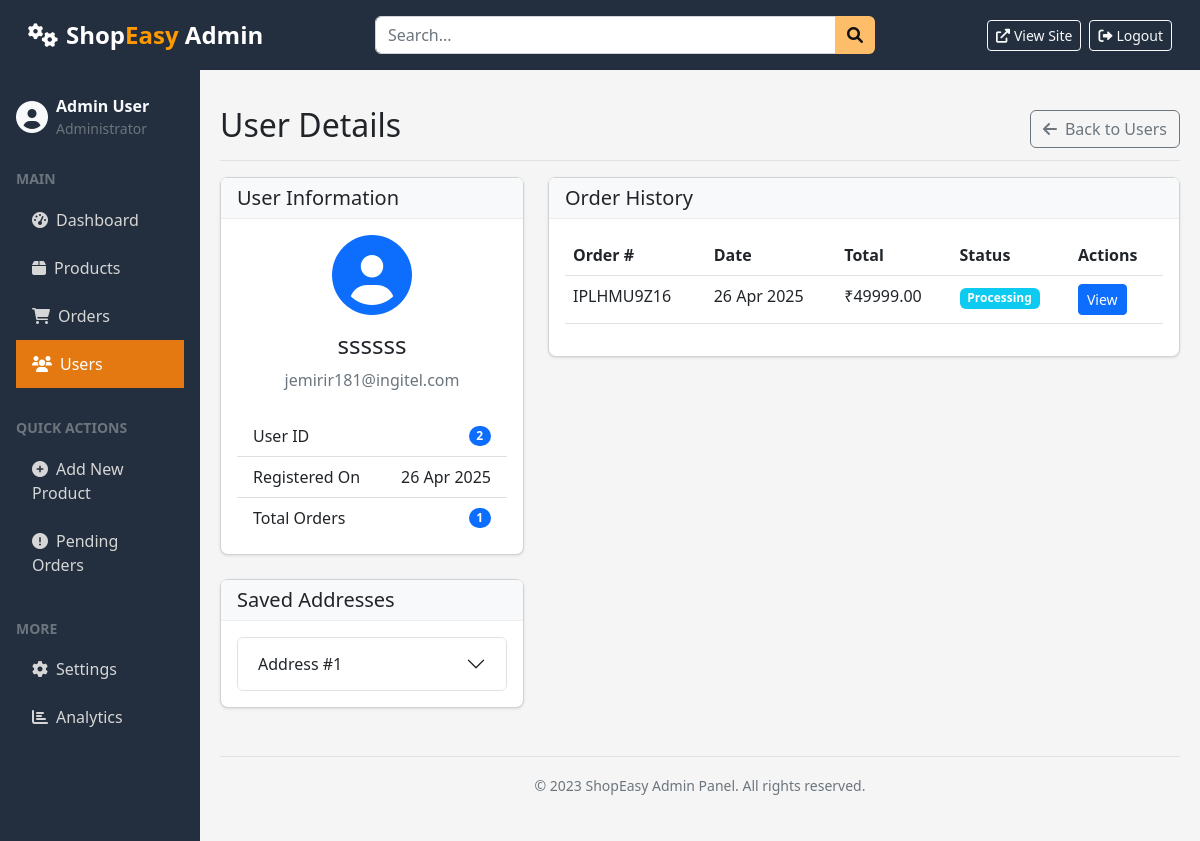
The app's page /admin/user/2 (signed in) with its own data.
### models.py (models this page shows, shortened)
class User(UserMixin, db.Model):
    id = db.Column(db.Integer, primary_key=True)
    name = db.Column(db.String(100), nullable=False)
    email = db.Column(db.String(120), unique=True, nullable=False)
    password = db.Column(db.String(256), nullable=False)
    is_admin = db.Column(db.Boolean, default=False)
    created_at = db.Column(db.DateTime, default=datetime.utcnow)
    addresses = db.relationship('Address', backref='user', lazy=True)
    orders = db.relationship('Order', backref='user', lazy=True)
    cart_items = db.relationship('CartItem', backref='user', lazy=True)

class Address(db.Model):
    id = db.Column(db.Integer, primary_key=True)
    address_line1 = db.Column(db.String(255), nullable=False)
    address_line2 = db.Column(db.String(255))
    city = db.Column(db.String(100), nullable=False)
    state = db.Column(db.String(100), nullable=False)
    pincode = db.Column(db.String(10), nullable=False)
    phone = db.Column(db.String(15), nullable=False)
    is_default = db.Column(db.Boolean, default=False)
    user_id = db.Column(db.Integer, db.ForeignKey('user.id'), nullable=False)
    orders = db.relationship('Order', backref='address', lazy=True)

class Order(db.Model):
    id = db.Column(db.Integer, primary_key=True)
    order_number = db.Column(db.String(20), unique=True)
    total_amount = db.Column(db.Float, nullable=False)
    status = db.Column(db.String(20), default='Pending')  # Pending, Processing, Shipped, Delivered, Cancelled
    payment_method = db.Column(db.String(50))  # COD, Credit Card, Debit Card, UPI, etc.
    created_at = db.Column(db.DateTime, default=datetime.utcnow)
    user_id = db.Column(db.Integer, db.ForeignKey('user.id'), nullable=False)
    address_id = db.Column(db.Integer, db.ForeignKey('address.id'), nullable=False)
    items = db.relationship('OrderItem', backref='order', lazy=True)

### routes.py (the view)
@app.route('/admin/user/<int:user_id>')
@admin_required
def admin_user_detail(user_id):
    user = User.query.get_or_404(user_id)
    orders = Order.query.filter_by(user_id=user_id).order_by(Order.created_at.desc()).all()
    addresses = Address.query.filter_by(user_id=user_id).all()
    return render_template('admin/user_detail.html', user=user, orders=orders, addresses=addresses)

### routes.py (called while the page is built)
def admin_required(f):
    @wraps(f)
    def decorated_function(*args, **kwargs):
        if 'user_id' not in session:
            flash('Please login to access this page', 'danger')
            return redirect(url_for('login', next=request.url))
        user = User.query.get(session['user_id'])
        if not user or not user.is_admin:
            abort(403)
        return f(*args, **kwargs)
    return decorated_function

### templates/admin/user_detail.html (shortened to what this page needs)
{% extends 'admin/layout.html' %}
{% block content %}
<div class="d-flex justify-content-between flex-wrap flex-md-nowrap align-items-center pt-3 pb-2 mb-3 border-bottom">
    <h1 class="h2">User Details</h1>
    <a href="{{ url_for('admin_users') }}" class="btn btn-outline-secondary">
        <i class="fas fa-arrow-left me-2"></i>Back to Users
    </a>
</div>
<div class="row">
    <div class="col-md-4">
        <div class="card mb-4">
            <div class="card-header">
                <h5 class="mb-0">User Information</h5>
            </div>
            <div class="card-body">
                <div class="text-center mb-4">
                    <i class="fas fa-user-circle fa-5x text-primary mb-3"></i>
                    <h4>{{ user.name }}</h4>
                    <p class="text-muted">{{ user.email }}</p>
                </div>
                <ul class="list-group list-group-flush">
                    <li class="list-group-item d-flex justify-content-between align-items-center">
                        <span>User ID</span>
                        <span class="badge bg-primary rounded-pill">{{ user.id }}</span>
                    </li>
                    <li class="list-group-item d-flex justify-content-between align-items-center">
                        <span>Registered On</span>
                        <span>{{ user.created_at.strftime('%d %b %Y') }}</span>
                    </li>
                    <li class="list-group-item d-flex justify-content-between align-items-center">
                        <span>Total Orders</span>
                        <span class="badge bg-primary rounded-pill">{{ orders|length }}</span>
                    </li>
                </ul>
            </div>
        </div>
        <div class="card mb-4">
            <div class="card-header">
                <h5 class="mb-0">Saved Addresses</h5>
            </div>
            <div class="card-body">
                {% if addresses %}
                    <div class="accordion" id="addressAccordion">
                        {% for address in addresses %}
                        <div class="accordion-item">
                            <h2 class="accordion-header" id="heading{{ address.id }}">
                                <button class="accordion-button collapsed" type="button" data-bs-toggle="collapse" data-bs-target="#collapse{{ address.id }}" aria-expanded="false" aria-controls="collapse{{ address.id }}">
                                    Address #{{ loop.index }}
                                </button>
                            </h2>
                        </div>
                        {% endfor %}
                    </div>
                {% else %}
                <p class="text-center text-muted">No addresses saved</p>
                {% endif %}
            </div>
        </div>
    </div>
    <div class="col-md-8">
        <div class="card">
            <div class="card-header">
                <h5 class="mb-0">Order History</h5>
            </div>
            <div class="card-body">
                {% if orders %}
                <div class="table-responsive">
                    <table class="table">
                        <thead>
                            <tr>
                                <th>Order #</th>
                                <th>Date</th>
                                <th>Total</th>
                                <th>Status</th>
                                <th>Actions</th>
                            </tr>
                        </thead>
                        <tbody>
                            {% for order in orders %}
                            <tr>
                                <td>{{ order.order_number }}</td>
                                <td>{{ order.created_at.strftime('%d %b %Y') }}</td>
                                <td>₹{{ "%.2f"|format(order.total_amount) }}</td>
                                <td>
                                    <span class="badge bg-{{ 'success' if order.status == 'Delivered'
                                                     else 'primary' if order.status == 'Shipped'
                                                     else 'info' if order.status == 'Processing'
                                                     else 'warning' if order.status == 'Pending'
                                                     else 'danger' }}">
                                        {{ order.status }}
                                    </span>
                                </td>
                                <td>
                                    <a href="{{ url_for('admin_order_detail', order_id=order.id) }}" class="btn btn-sm btn-primary">View</a>
                                </td>
                            </tr>
                            {% endfor %}
                        </tbody>
                    </table>
                </div>
                {% else %}
                <div class="text-center py-5">
                    <i class="fas fa-shopping-bag fa-4x text-muted mb-3"></i>
                    <h4>No Orders Yet</h4>
                    <p class="text-muted">This user hasn't placed any orders yet.</p>
                </div>
                {% endif %}
            </div>
        </div>
    </div>
</div>
{% endblock %}

### static/css/custom.css (style rules this page uses)
:root { --amazon-orange: #FF9900; --amazon-dark-orange: #E47911; --amazon-yellow: #FEBD69; --amazon-blue: #232F3E; --amazon-light-blue: #37475A; --amazon-button: #FFD814; --amazon-button-hover: #F7CA00; --amazon-button-text: #0F1111; }

### templates/admin/layout.html (style rules this page uses)
.card { border-radius: 8px; box-shadow: 0 1px 3px rgba(0,0,0,0.1); margin-bottom: 20px; }
.card-header { background-color: #f8f9fa; border-bottom: 1px solid #eee; }

### records on screen
User: name "ssssss", email "jemirir181@ingitel.com", id "2", created_at "26 Apr 2025"
Order: order_number "IPLHMU9Z16", created_at "26 Apr 2025", total_amount "49999.00", status "Processing"

### other values on screen
{{ orders|length }} "1"
